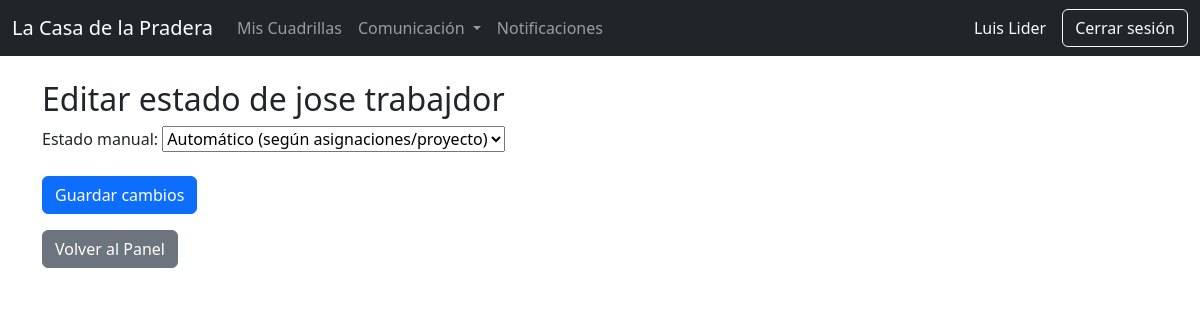
Page /personal/trabajador/4/estado/ (signed in) on the earlier database version.
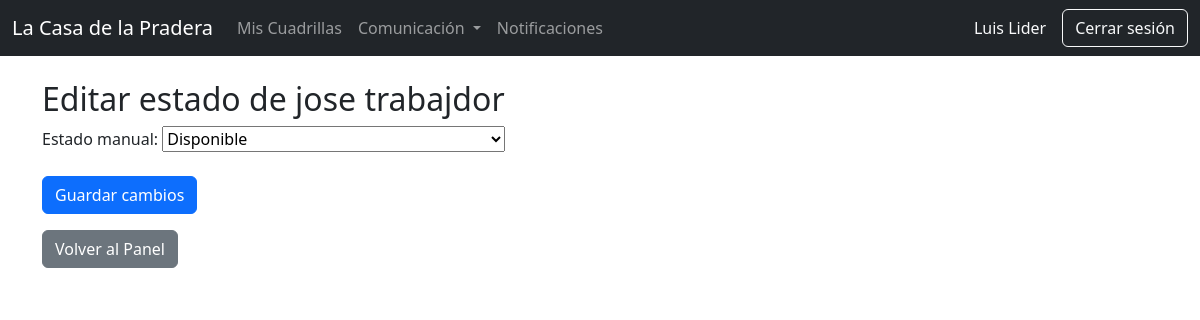
Same page on the later database version.
### personal/models.py (models this page shows, shortened)
class Trabajador(models.Model):
    TIPO_CHOICES = [
        ('trabajador', 'Trabajador'),
        ('lider', 'Líder'),
        ('jefe', 'Jefe'),
    ]
    ESTADO_CHOICES = [
        ('disponible', 'Disponible'),
        ('asignado', 'Asignado'),
        ('vacaciones', 'Vacaciones'),
        ('licencia', 'Licencia'),
        ('inactivo', 'Inactivo'),
    ]
    rut = models.CharField(max_length=20, unique=True, validators=[rut_valido])
    nombre = models.CharField(max_length=100)
    apellido = models.CharField(max_length=100)
    email = models.EmailField()
    telefono = models.CharField(max_length=30, blank=True, null=True)
    direccion = models.CharField(max_length=255, blank=True, null=True)
    fecha_nacimiento = models.DateField(null=True, blank=True)
    tipo_trabajador = models.CharField(max_length=20, choices=TIPO_CHOICES, default='trabajador')
    especialidad = models.CharField(max_length=100, blank=True, null=True)
    estado = models.CharField(max_length=20, choices=ESTADO_CHOICES, default='disponible')
    fecha_ingreso = models.DateField(null=True, blank=True)
    anos_experiencia = models.PositiveIntegerField(default=0)
    user = models.OneToOneField(User, on_delete=models.SET_NULL, null=True, blank=True, related_name='trabajador_profile')
    activo = models.BooleanField(default=True)
    password_inicial = models.BooleanField(default=False)
    manual_override = models.BooleanField(default=False)
    created_at = models.DateTimeField(auto_now_add=True)
    updated_at = models.DateTimeField(auto_now=True)
    class Meta:
        verbose_name = 'Trabajador'
        verbose_name_plural = 'Trabajadores'

### personal/views.py (the view, shortened to what this page needs)
def editar_estado_trabajador(request, trabajador_id):
    trabajador = get_object_or_404(Trabajador, id=trabajador_id)
    perfil = TrabajadorPerfil.objects.filter(user=trabajador.user).first()
    return render(request, "editar_estado_trabajador.html", {
        "trabajador": trabajador,
        "perfil": perfil,
    })

### core/context_processors.py (called while the page is built)
def notificaciones_no_leidas(request):
    if request.user.is_authenticated:
        return {
            "notifs_no_leidas": request.user.notificaciones.filter(leida=False).count()
        }
    return {"notifs_no_leidas": 0}

### personal/templatetags/custom_tags.py (called while the page is built)
@register.filter
def has_group(user, group_name):
    return user.groups.filter(name=group_name).exists()

### personal/templates/editar_estado_trabajador.html (shortened to what this page needs)
{% extends 'base.html' %}
{% block content %}
<h2>Editar estado de {{ trabajador.nombre }} {{ trabajador.apellido }}</h2>
    <form method="post">
        <label>Estado manual:</label>
        <select name="estado_manual">
            <option value="automatic" {% if not trabajador.manual_override %}selected{% endif %}>
                Automático (según asignaciones/proyecto)
            </option>
            <option value="disponible" {% if trabajador.manual_override and perfil and perfil.estado_manual == 'disponible' %}selected{% endif %}>
                Disponible
            </option>
        </select>
        <br><br>
        <button class="btn btn-primary">Guardar cambios</button>
    </form>
    <a href="{% url 'proyectos:panel' %}" class="btn btn-secondary mt-3">Volver al Panel</a>
    {% endblock %}

Differences in the rows shown:
changed Trabajador "jose": estado_manual "Automático (según asignaciones/proyecto)" → "Disponible"
